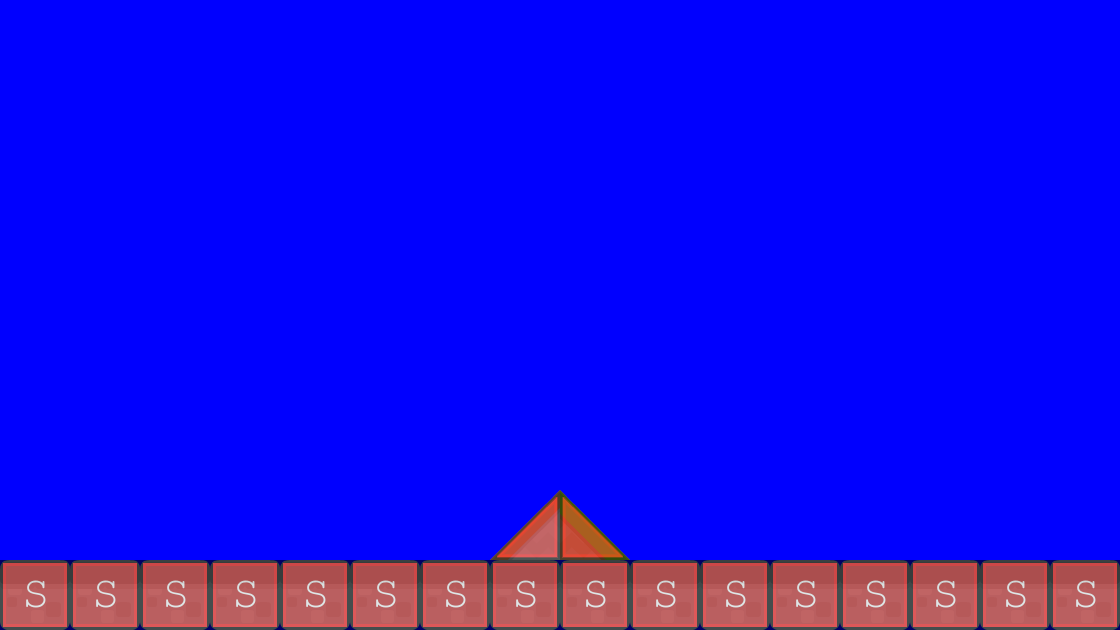

A level layout from a 2D game, rendered from its tile map. Below: a short description, then the map file with tile-grid data replaced by summaries:
An orthogonal 16x9 tile map with 70x70 px tiles, 2 tile layers (background1, collision), 2 tilesets and 2 objects (EnemyBase, PlayerBase).

<map version="1.0" orientation="orthogonal" renderorder="right-down" width="16" height="9" tilewidth="70" tileheight="70" backgroundcolor="#0000ff">
 <tileset firstgid="1" name="background-tiles" tilewidth="70" tileheight="70">
  <image source="../img/background-tiles.png" width="910" height="910" />
 </tileset>
 <tileset firstgid="170" name="meta-tiles" tilewidth="70" tileheight="70">
  <image source="../img/meta-tiles.png" width="350" height="70" />
  <tile id="1">
   <properties>
    <property name="type" value="lslope" />
   </properties>
  </tile>
  <tile id="3">
   <properties>
    <property name="type" value="rslope" />
   </properties>
  </tile>
  <tile id="4">
   <properties>
    <property name="type" value="solid" />
   </properties>
  </tile>
 </tileset>
 <layer name="background1" width="16" height="9">
  <data>[144 cells, 18 non-empty, 3 distinct tile ids]</data>
 </layer>
 <layer name="collision" width="16" height="9" opacity="0.6">
  <data>[144 cells, 18 non-empty, 3 distinct tile ids]</data>
 </layer>
 <objectgroup name="Bases">
  <object name="EnemyBase" x="916" y="424" width="64" height="138" />
  <object name="PlayerBase" x="72" y="416" width="68" height="142" />
 </objectgroup>
</map>
